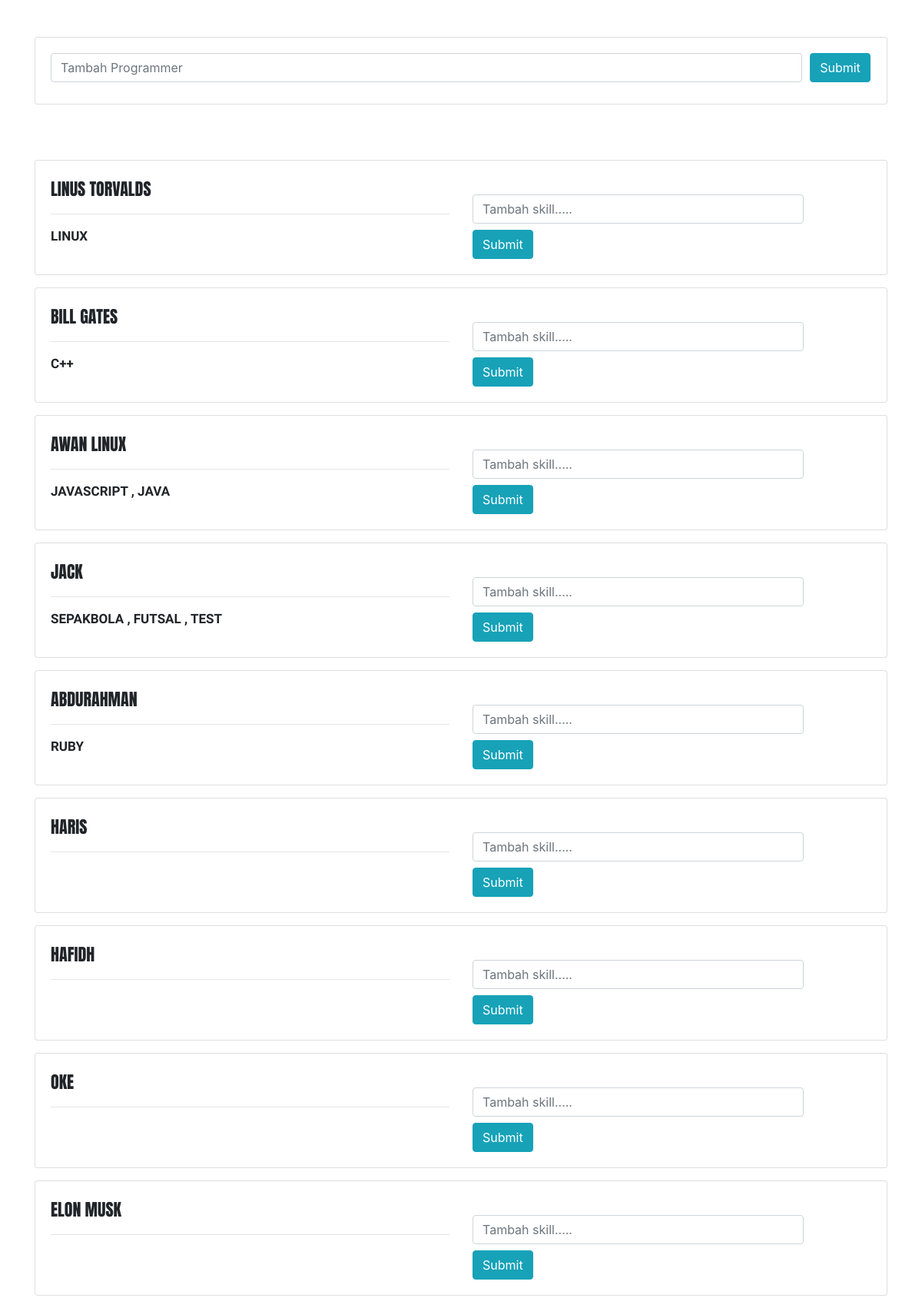
The app's page /programmer_list.php with its own data.
### tables this page shows
CREATE TABLE `users` (
  `id_users` int(11) NOT NULL,
  `name_users` varchar(255) NOT NULL
);

### programmer_list.php (the view, shortened to what this page needs)
<?php
include('config/koneksi.php');
$sql_list_programmer = "SELECT * from users";
$query_list_programmer = mysqli_query($db, $sql_list_programmer);
?>
<!DOCTYPE html>
<html lang="en">
<head>
    <link rel="stylesheet" href="">
    <link rel="stylesheet" href="https://maxcdn.bootstrapcdn.com/bootstrap/4.0.0/css/bootstrap.min.css">
</head>
<body>
    <br>
    <br>
    <div class="container">
        <div class="card mb-4">
            <div class="card-body">
                <form action="proses_all.php" method="POST">
                    <div class="form-row">
                        <div class="col-11 mb-2">
                            <input type="text" class="form-control" name="nama_programmer" id="nama_programmer" placeholder="Tambah Programmer">
                        </div>
                        <div class="col">
                            <button type="submit" class="btn-info btn">Submit</button>
                        </div>
                    </div>
                </form>
            </div>
        </div>
    </div>
    <br>
    <br>
    <?php
    while ($list_programmer = mysqli_fetch_array($query_list_programmer)) { ?>
        <div class="container">
            <div class="card mb-3">
                <div class="card-body">
                    <div class="row">
                        <div class="col-md-6">
                            <p style="font-family:'Anton', sans-serif; font-size: 22px"><?php echo $list_programmer['name_users']; ?></p>
                            <hr>
                            <?php
                            $id = $list_programmer['id_users'];
                            $sql = "SELECT * from skills where id_users='$id'";
                            $query = mysqli_query($db, $sql);
                            $array_data = array();
                            ?>
                            <p style="font-family:'Just Another Hand', cursive; font-weight:bold; font-size: 17px">
                                <?php
                                while ($skill = mysqli_fetch_array($query)) {
                                    array_push($array_data, $skill['name_skills']);
                                }
                                $string_data = implode(" , ", $array_data);
                                echo $string_data;
                                ?>
                            </p>
                        </div>
                        <div class="col-md-6">
                            <form action="proses_all.php" method="POST">
                                <div class="form-row mt-4">
                                    <div class="col-10 mb-2">
                                        <input type="text" class="form-control" name="skill_programmer" id="skill_programmer" placeholder="Tambah skill.....">
                                    </div>
                                    <div class="col">
                                        <button type="submit" class="btn-info btn">Submit</button>
                                    </div>
                                </div>
                            </form>
                        </div>
                    </div>
                </div>
            </div>
        </div>
    <?php
}
?>
</body>
</html>

### records on screen
users: name_users "LINUS TORVALDS", string_data "LINUX"
users: name_users "BILL GATES", string_data "C++"
users: name_users "AWAN LINUX", string_data "JAVASCRIPT , JAVA"
users: name_users "JACK", string_data "SEPAKBOLA , FUTSAL , TEST"
users: name_users "ABDURAHMAN", string_data "RUBY"
users: name_users "HARIS"
users: name_users "HAFIDH"
users: name_users "OKE"
users: name_users "ELON MUSK"
